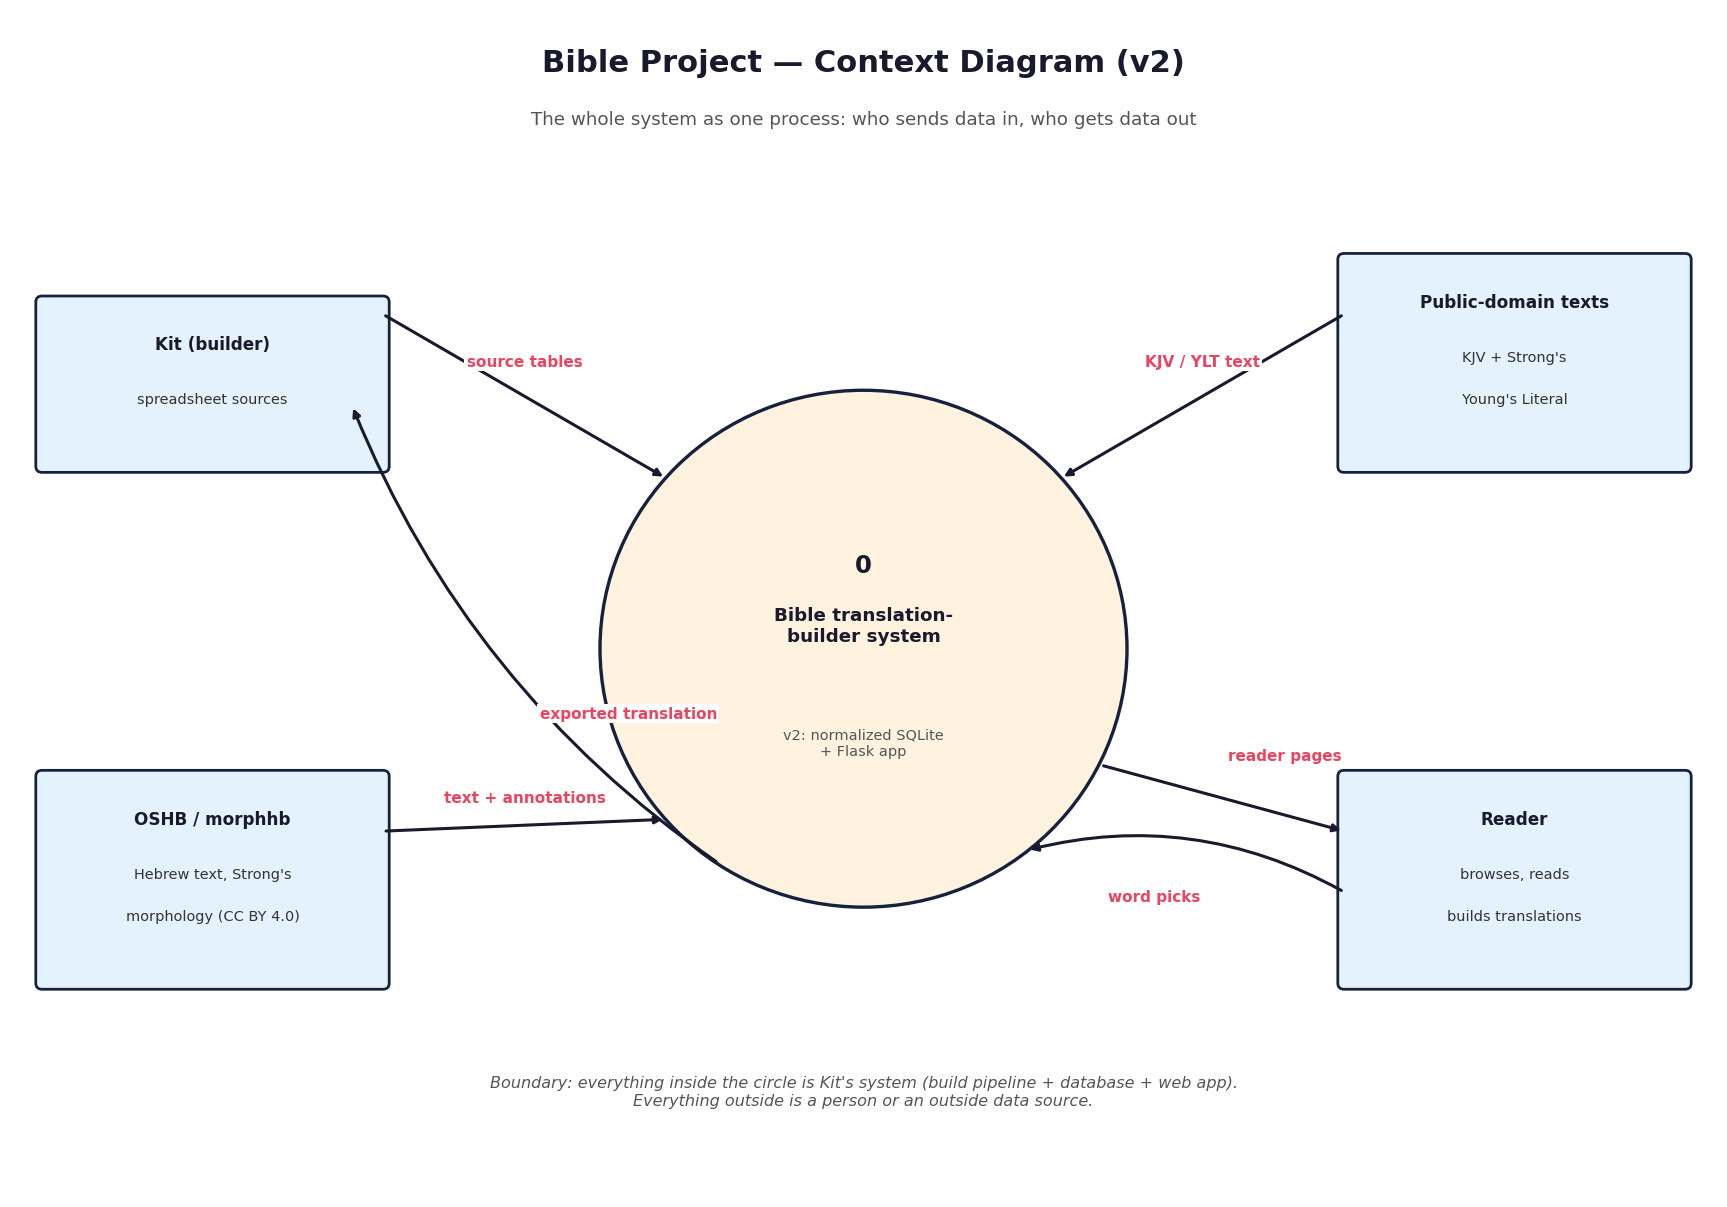

The script that saved this image:
#!/usr/bin/env python3
"""Level-0 context diagram for the Bible translation-builder (v2)."""
import matplotlib
matplotlib.use("Agg")
import matplotlib.pyplot as plt
from matplotlib.patches import FancyBboxPatch, Circle

INK = "#1a1a2e"
BOX_EDGE = "#16213e"
ACCENT = "#e94560"
ENT_BG = "#e3f2fd"
SYS_BG = "#fff3e0"

fig, ax = plt.subplots(figsize=(20, 14))
ax.set_xlim(0, 110); ax.set_ylim(0, 78); ax.axis("off")
ax.text(55, 74, "Bible Project \u2014 Context Diagram (v2)", ha="center",
        fontsize=20, weight="bold", color=INK)
ax.text(55, 70.5, "The whole system as one process: who sends data in, who gets data out",
        ha="center", fontsize=12, color="#555")

def entity(x, y, w, title, lines):
    h = 8 + 2.8 * len(lines)
    ax.add_patch(FancyBboxPatch((x, y), w, h, boxstyle="round,pad=0.4",
                 facecolor=ENT_BG, edgecolor=BOX_EDGE, linewidth=1.8, zorder=3))
    ax.text(x + w / 2, y + h - 2.8, title, ha="center", va="center",
            fontsize=11, weight="bold", color=INK, zorder=4)
    for i, ln in enumerate(lines):
        ax.text(x + w / 2, y + h - 6.4 - i * 2.8, ln, ha="center", va="center",
                fontsize=9.5, color="#333", zorder=4)
    return {"cx": x + w / 2, "top": y + h, "bottom": y, "left": x, "right": x + w,
            "yc": y + h / 2}

def flow(x1, y1, x2, y2, label, above=2.0, bend=0, dx=0):
    cs = f"arc3,rad={bend}" if bend else "arc3"
    ax.annotate("", xy=(x2, y2), xytext=(x1, y1), zorder=5,
                arrowprops=dict(arrowstyle="-|>", color=INK, linewidth=2,
                                connectionstyle=cs, shrinkA=2, shrinkB=2))
    ax.text((x1 + x2) / 2 + dx, (y1 + y2) / 2 + above, label, fontsize=10,
            color=ACCENT, weight="bold", ha="center", zorder=6,
            bbox=dict(facecolor="white", edgecolor="none", pad=1.5))

# central system bubble
cx, cy, r = 55, 36, 17
ax.add_patch(Circle((cx, cy), r, facecolor=SYS_BG, edgecolor=BOX_EDGE,
                    linewidth=2.2, zorder=3))
ax.text(cx, cy + 5, "0", ha="center", fontsize=16, weight="bold", color=INK, zorder=4)
ax.text(cx, cy + 0.5, "Bible translation-\nbuilder system", ha="center",
        fontsize=12, weight="bold", color=INK, zorder=4)
ax.text(cx, cy - 7, "v2: normalized SQLite\n+ Flask app", ha="center",
        fontsize=9.5, color="#555", zorder=4)

# external entities
e_kit  = entity(2, 48, 22, "Kit (builder)", ["spreadsheet sources"])
e_oshb = entity(2, 14, 22, "OSHB / morphhb", ["Hebrew text, Strong's", "morphology (CC BY 4.0)"])
e_pd   = entity(86, 48, 22, "Public-domain texts", ["KJV + Strong's", "Young's Literal"])
e_user = entity(86, 14, 22, "Reader", ["browses, reads", "builds translations"])

# flows in
flow(e_kit["right"], 58, cx - r * 0.75, cy + r * 0.66, "source tables")
flow(e_oshb["right"], 24, cx - r * 0.75, cy - r * 0.66, "text + annotations", dx=0, above=1.5)
flow(e_pd["left"], 58, cx + r * 0.75, cy + r * 0.66, "KJV / YLT text")
# flows out / two-way
flow(cx + r * 0.9, cy - r * 0.45, e_user["left"], 24, "reader pages", above=2.5, dx=4)
flow(e_user["left"], 20, cx + r * 0.62, cy - r * 0.78, "word picks", above=-2.0, bend=0.2, dx=-2)
flow(cx - r * 0.55, cy - r * 0.83, e_kit["right"] - 2, 52, "exported translation", above=-5.5, bend=-0.15, dx=6)

ax.text(55, 6, "Boundary: everything inside the circle is Kit's system (build pipeline + database + web app).\n"
        "Everything outside is a person or an outside data source.",
        ha="center", fontsize=10.5, style="italic", color="#555")
fig.savefig("/home/hatch/workspace/bible-project/context_v2.png", dpi=110, bbox_inches="tight")
fig.savefig("/home/hatch/workspace/bible-project/context_v2.svg", bbox_inches="tight")
print("done")
